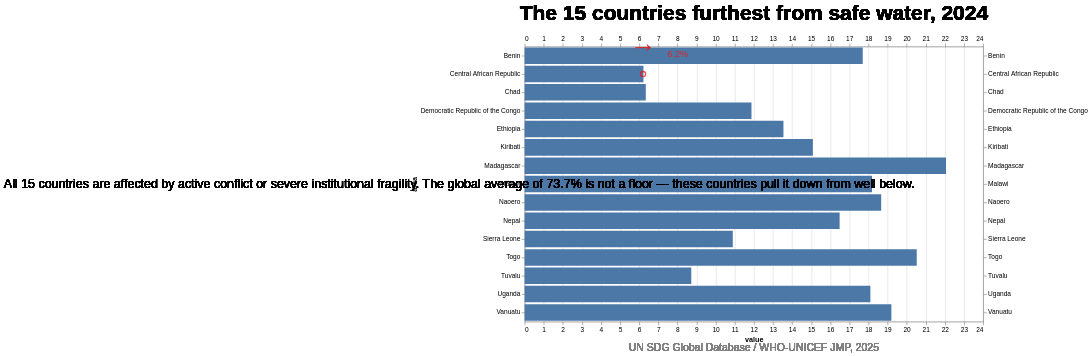

The code cell stored with this chart in its notebook:
### Markdown cell above
### Chart 3: The Countries The Average Hides

Charts 1 and 2 show the global trend. Chart 3 changes the question: not how has the average moved, but who is furthest behind.

### Code cell
# Chart 3 — bottom 15 countries bar chart
AGGREGATE_CODES = {1, 5, 9, 11, 13, 14, 15, 17, 18, 21, 29, 30, 34, 35, 39,
                   53, 54, 57, 61, 62, 142, 143, 145, 150, 151, 154, 155,
                   199, 202, 419, 432, 513, 722, 747, 753}

countries_2024 = df[
    (df['location'] == 'ALLAREA') &
    (df['year'] == 2024) &
    (~df['area_code'].isin(AGGREGATE_CODES))
].dropna(subset=['value'])

bottom15 = countries_2024.nsmallest(15, 'value').sort_values('value', ascending=False)

story = Story(bottom15, width=700, height=420)
story.mark_bar(orient='horizontal')
story.encode(y='area:N', x='value:Q')
story.add_title('The 15 countries furthest from safe water, 2024')

story.add_annotation(
    y_point='Central African Republic',
    x_point=6.2,
    annotation_text='6.2%',
    arrow_direction='right',
    arrow_color='#D62728',
    label_color='#D62728',
    label_size=14,
)

story.add_context(
    'All 15 countries are affected by active conflict or severe institutional fragility. '
    'The global average of 73.7% is not a floor — these countries pull it down from well below.'
)

story.add_source('UN SDG Global Database / WHO-UNICEF JMP, 2025')
chart = story.render()
chart

### Figure 1 — Vega-Lite specification as saved in the notebook (floating-point values rounded to 4 significant figures)
{"config": {"view": {"continuousWidth": 300, "continuousHeight": 300}}, "layer": [{"mark": {"type": "bar", "orient": "horizontal"}, "encoding": {"x": {"field": "value", "type": "quantitative"}, "y": {"field": "area", "type": "nominal"}}}, {"mark": {"type": "text", "align": "center", "color": "black", "font": "Arial", "fontSize": 32, "fontWeight": "bold", "text": "The 15 countries furthest from safe water, 2024"}, "encoding": {"x": {"value": 350.0}, "y": {"value": -50}}}, {"layer": [{"mark": {"type": "point", "color": "red", "size": 60}, "encoding": {"x": {"field": "x", "title": "", "type": "quantitative"}, "y": {"field": "y", "title": "", "type": "nominal"}}}, {"mark": {"type": "text", "color": "#D62728", "dx": 0, "dy": -45, "fontSize": 40, "text": "→"}, "encoding": {"x": {"field": "x", "title": "", "type": "quantitative"}, "y": {"field": "y", "title": "", "type": "nominal"}}}, {"mark": {"type": "text", "align": "left", "baseline": "top", "color": "#D62728", "dx": 37, "dy": -37, "fontSize": 14, "text": "6.2%"}, "encoding": {"x": {"field": "x", "title": "", "type": "quantitative"}, "y": {"field": "y", "title": "", "type": "nominal"}}}], "data": {"name": "data-8e495b1e0fc94eb845d6ce4e467e11eb"}}, {"data": {"name": "data-7a0690f9748da4e1acdd3fb29d1c57e4"}, "mark": {"type": "text", "align": "center", "angle": 0, "baseline": "middle", "color": "black", "font": "Arial", "fontSize": 19, "text": "All 15 countries are affected by active conflict or severe institutional fragility. The global average of 73.7% is not a floor — these countries pull it down from well below."}, "encoding": {"x": {"value": -100}, "y": {"value": 210.0}}}, {"data": {"name": "data-7a0690f9748da4e1acdd3fb29d1c57e4"}, "mark": {"type": "text", "align": "center", "angle": 0, "baseline": "middle", "color": "gray", "font": "Arial", "fontSize": 16, "text": "UN SDG Global Database / WHO-UNICEF JMP, 2025"}, "encoding": {"x": {"value": 350.0}, "y": {"value": 460}}}], "data": {"name": "data-7a0690f9748da4e1acdd3fb29d1c57e4"}, "height": 420, "resolve": {"axis": {"x": "independent", "y": "independent"}}, "width": 700, "$schema": "https://vega.github.io/schema/vega-lite/v5.20.1.json", "datasets": {"data-7a0690f9748da4e1acdd3fb29d1c57e4": [{"area_code": 450, "area": "Madagascar", "year": 2024, "value": 22.06, "location": "ALLAREA", "reporting_type": "G", "series": "SH_H2O_SAFE", "source": "WHO/UNICEF Joint Monitoring Programme for Water Supply, Sanitation and Hygiene (2025)"}, {"area_code": 768, "area": "Togo", "year": 2024, "value": 20.52, "location": "ALLAREA", "reporting_type": "G", "series": "SH_H2O_SAFE", "source": "WHO/UNICEF Joint Monitoring Programme for Water Supply, Sanitation and Hygiene (2025)"}, {"area_code": 548, "area": "Vanuatu", "year": 2024, "value": 19.2, "location": "ALLAREA", "reporting_type": "G", "series": "SH_H2O_SAFE", "source": "WHO/UNICEF Joint Monitoring Programme for Water Supply, Sanitation and Hygiene (2025)"}, {"area_code": 520, "area": "Naoero", "year": 2024, "value": 18.66, "location": "ALLAREA", "reporting_type": "G", "series": "SH_H2O_SAFE", "source": "WHO/UNICEF Joint Monitoring Programme for Water Supply, Sanitation and Hygiene (2025)"}, {"area_code": 454, "area": "Malawi", "year": 2024, "value": 18.18, "location": "ALLAREA", "reporting_type": "G", "series": "SH_H2O_SAFE", "source": "WHO/UNICEF Joint Monitoring Programme for Water Supply, Sanitation and Hygiene (2025)"}, {"area_code": 800, "area": "Uganda", "year": 2024, "value": 18.1, "location": "ALLAREA", "reporting_type": "G", "series": "SH_H2O_SAFE", "source": "WHO/UNICEF Joint Monitoring Programme for Water Supply, Sanitation and Hygiene (2025)"}, {"area_code": 204, "area": "Benin", "year": 2024, "value": 17.7, "location": "ALLAREA", "reporting_type": "G", "series": "SH_H2O_SAFE", "source": "WHO/UNICEF Joint Monitoring Programme for Water Supply, Sanitation and Hygiene (2025)"}, {"area_code": 524, "area": "Nepal", "year": 2024, "value": 16.49, "location": "ALLAREA", "reporting_type": "G", "series": "SH_H2O_SAFE", "source": "WHO/UNICEF Joint Monitoring Programme for Water Supply, Sanitation and Hygiene (2025)"}, {"area_code": 296, "area": "Kiribati", "year": 2024, "value": 15.09, "location": "ALLAREA", "reporting_type": "G", "series": "SH_H2O_SAFE", "source": "WHO/UNICEF Joint Monitoring Programme for Water Supply, Sanitation and Hygiene (2025)"}, {"area_code": 231, "area": "Ethiopia", "year": 2024, "value": 13.55, "location": "ALLAREA", "reporting_type": "G", "series": "SH_H2O_SAFE", "source": "WHO/UNICEF Joint Monitoring Programme for Water Supply, Sanitation and Hygiene (2025)"}, {"area_code": 180, "area": "Democratic Republic of the Congo", "year": 2024, "value": 11.87, "location": "ALLAREA", "reporting_type": "G", "series": "SH_H2O_SAFE", "source": "WHO/UNICEF Joint Monitoring Programme for Water Supply, Sanitation and Hygiene (2025)"}, {"area_code": 694, "area": "Sierra Leone", "year": 2024, "value": 10.9, "location": "ALLAREA", "reporting_type": "G", "series": "SH_H2O_SAFE", "source": "WHO/UNICEF Joint Monitoring Programme for Water Supply, Sanitation and Hygiene (2025)"}, {"area_code": 798, "area": "Tuvalu", "year": 2024, "value": 8.723, "location": "ALLAREA", "reporting_type": "G", "series": "SH_H2O_SAFE", "source": "WHO/UNICEF Joint Monitoring Programme for Water Supply, Sanitation and Hygiene (2025)"}, {"area_code": 148, "area": "Chad", "year": 2024, "value": 6.341, "location": "ALLAREA", "reporting_type": "G", "series": "SH_H2O_SAFE", "source": "WHO/UNICEF Joint Monitoring Programme for Water Supply, Sanitation and Hygiene (2025)"}, {"area_code": 140, "area": "Central African Republic", "year": 2024, "value": 6.217, "location": "ALLAREA", "reporting_type": "G", "series": "SH_H2O_SAFE", "source": "WHO/UNICEF Joint Monitoring Programme for Water Supply, Sanitation and Hygiene (2025)"}], "data-8e495b1e0fc94eb845d6ce4e467e11eb": [{"x": 6.2, "y": "Central African Republic"}]}}
